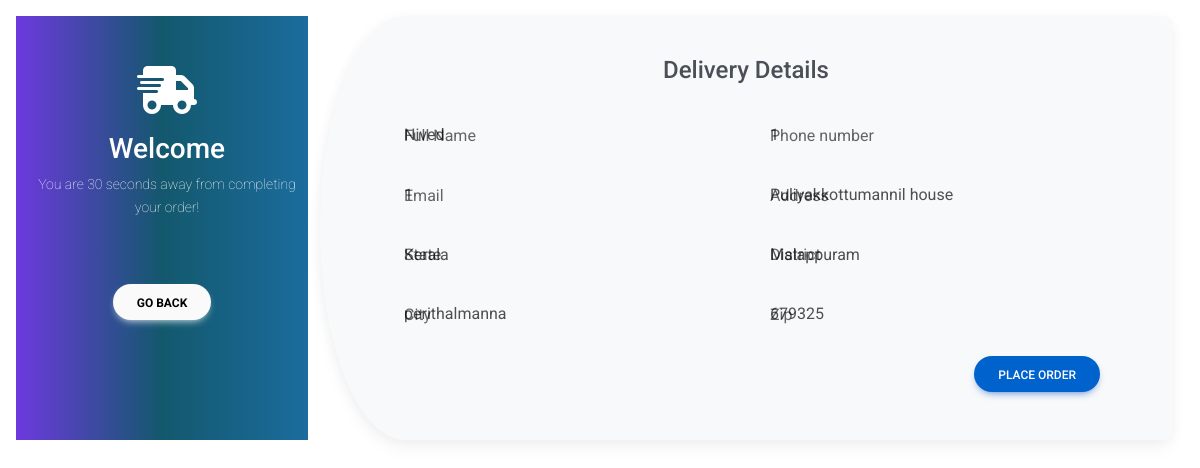
The page /ecommapp/edit_buyer_address/ (signed in) on the database its author committed.
### ecommapp/models.py (models this page shows, shortened)
class address_buyer(models.Model):
    user_id = models.IntegerField()
    full_name = models.CharField(max_length=30)
    phone = models.IntegerField()
    email = models.EmailField()
    address = models.CharField(max_length=30)
    state = models.CharField(max_length=30)
    district = models.CharField(max_length=30)
    city = models.CharField(max_length=30)
    zip = models.IntegerField()

### ecommapp/views.py (the view, shortened to what this page needs)
# urls.py: path('edit_buyer_address/',edit_buyer_address),
def edit_buyer_address(request):
    id1 = request.session['user_id']
    a = address_buyer.objects.get(user_id=id1)
    return render(request,'edit_buyer_address.html',{'data':a})

### ecommapp/templates/edit_buyer_address.html (shortened to what this page needs)
<!DOCTYPE html>
{% load static %}
<html lang="en">
<head>
  <link href="https://cdn.jsdelivr.net/npm/bootstrap@5.0.2/dist/css/bootstrap.min.css" rel="stylesheet"
>
<link
  href="https://cdnjs.cloudflare.com/ajax/libs/font-awesome/6.0.0/css/all.min.css"
  rel="stylesheet"
/>
<link
  href="https://cdnjs.cloudflare.com/ajax/libs/mdb-ui-kit/6.4.2/mdb.min.css"
  rel="stylesheet"
/>
</head>
<body>
    <div class="row mt-3 mx-3" style="margin-top:25px ;">
  <div class="col-md-3" style="background: rgb(109,57,222);
background: linear-gradient(90deg, rgba(109,57,222,1) 0%, rgba(19,88,109,1) 50%, rgba(27,108,157,1) 99%);">
    <div style="margin-top: 50px; margin-left: 10px; " class="text-center">
      <i id="animationDemo" data-mdb-animation="slide-right" data-mdb-toggle="animation"
        data-mdb-animation-reset="true" data-mdb-animation-start="onScroll"
        data-mdb-animation-on-scroll="repeat" class="fas fa-3x fa-shipping-fast text-white"></i>
      <h3 class="mt-3 text-white">Welcome</h3>
      <p class="white-text">You are 30 seconds away from completing your order!</p>
    </div>
    <div class="text-center" >
      <button type="submit" class="btn btn-white btn-rounded back-button">Go back</button>
    </div>
  </div>
  <div class="col-md-9 justify-content-center">
    <div class="card card-custom pb-4">
      <div class="card-body mt-0 mx-5">
        <div class="text-center mb-3 pb-2 mt-3">
          <h4 style="color: #495057 ;">Delivery Details</h4>
        </div>
        <form class="mb-0" method="post">{% csrf_token %}
          <div class="row mb-4">
            <div class="col">
              <div class="form-outline">
                <input type="text" id="form9Example1" class="form-control input-custom" name="fullname" value="{{data.full_name}}"/>
                <label class="form-label" for="form9Example1">Full Name</label>
              </div>
            </div>
            <div class="col">
              <div class="form-outline">
                <input type="text" id="form9Example2" class="form-control input-custom" name="phone" value="{{data.phone}}"/>
                <label class="form-label" for="form9Example2">Phone number</label>
              </div>
            </div>
          </div>
          <div class="row mb-4">
            <div class="col">
              <div class="form-outline">
                <input type="email" id="form9Example3" class="form-control input-custom" name="email" value="{{data.email}}"/>
                <label class="form-label" for="form9Example3">Email</label>
              </div>
            </div>
            <div class="col">
              <div class="form-outline">
                <input type="text" id="form9Example4" class="form-control input-custom" name="address" value="{{data.address}}"/>
                <label class="form-label" for="form9Example4">Address</label>
              </div>
            </div>
          </div>
          <div class="row mb-4">
            <div class="col">
              <div class="form-outline">
                <input type="text" id="form9Example6" class="form-control input-custom" name="state" value="{{data.state}}"/>
                <label class="form-label" for="form9Example6">State</label>
              </div>
            </div>
            <div class="col">
              <div class="form-outline">
                <input type="text" id="typeEmail" class="form-control input-custom" name="district" value="{{data.district}}"/>
                <label class="form-label" for="typeEmail">District</label>
              </div>
            </div>
          </div>
          <div class="row mb-4">
            <div class="col">
              <div class="form-outline">
                <input type="phone" id="form9Example6" class="form-control input-custom" name="city" value="{{data.city}}"/>
                <label class="form-label" for="form9Example6">City</label>
              </div>
            </div>
            <div class="col">
              <div class="form-outline">
                <input type="text" id="form9Example6" class="form-control input-custom" name="zip" value="{{data.zip}}"/>
                <label class="form-label" for="form9Example6">Zip</label>
              </div>
            </div>
          </div>
          <div class="float-end ">
            <button type="submit" class="btn btn-primary btn-rounded"
              style="background-color: #0062CC ;">Place order</button>
          </div>
        </form>
      </div>
    </div>
  </div>
</div>
</body>
</html>

### ecommapp/templates/edit_buyer_address.html (style rules this page uses)
.card-custom { border-bottom-left-radius: 10% 50%; border-top-left-radius: 10% 50%; background-color: #f8f9fa ; }
.input-custom { background-color: white ; }
.white-text { color: hsl(52, 0%, 98%); font-weight: 100 ; font-size: 14px; }
.back-button { background-color: hsl(52, 0%, 98%); font-weight: 700; color: black ; margin-top: 50px ; }

### rows shown on the page
address_buyer: fullname "Nived", phone "1", email "1", address "Puliyakkottumannil house", state "Kerala", district "Malappuram", city "perithalmanna", zip "679325"
